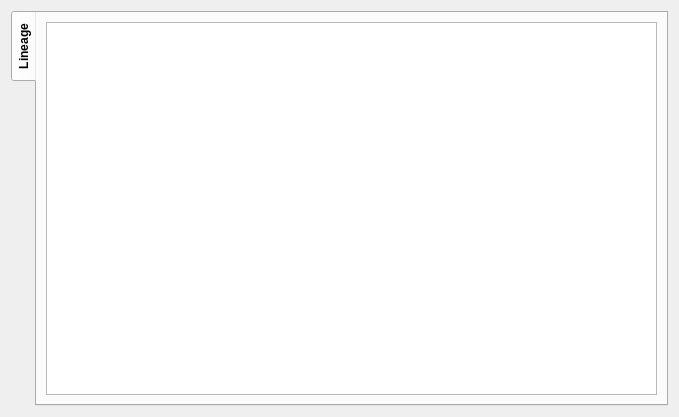
<?xml version="1.0" encoding="UTF-8"?>
<ui version="4.0">
 <class>WidgetPrintDatabase</class>
 <widget class="QWidget" name="WidgetPrintDatabase">
  <property name="geometry">
   <rect>
    <x>0</x>
    <y>0</y>
    <width>679</width>
    <height>417</height>
   </rect>
  </property>
  <property name="windowTitle">
   <string>Form</string>
  </property>
  <layout class="QVBoxLayout" name="verticalLayout">
   <item>
    <widget class="QTabWidget" name="DBTabWidget">
     <property name="sizePolicy">
      <sizepolicy hsizetype="Expanding" vsizetype="Expanding">
       <horstretch>0</horstretch>
       <verstretch>0</verstretch>
      </sizepolicy>
     </property>
     <property name="font">
      <font>
       <weight>75</weight>
       <italic>false</italic>
       <bold>true</bold>
       <strikeout>false</strikeout>
      </font>
     </property>
     <property name="tabPosition">
      <enum>QTabWidget::West</enum>
     </property>
     <property name="currentIndex">
      <number>0</number>
     </property>
     <widget class="QWidget" name="tab_2">
      <attribute name="title">
       <string>Lineage</string>
      </attribute>
      <layout class="QGridLayout" name="gridLayout_4">
       <item row="0" column="0">
        <widget class="QTableWidget" name="QLineageTable"/>
       </item>
      </layout>
     </widget>
    </widget>
   </item>
  </layout>
 </widget>
 <resources/>
 <connections/>
</ui>
